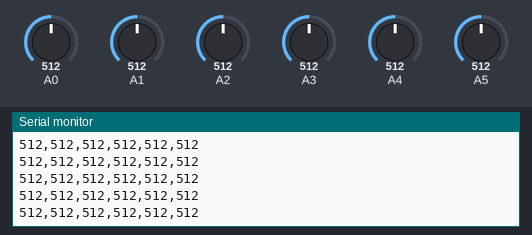
Simulated run of this sketch. Board: Arduino Uno, built with avr-gcc and run on an emulated ATmega328P. Shown: the last lines printed to the serial monitor. The inputs (shaded band) are chosen by the test bench; at power-on: A0 = 512, A1 = 512, A2 = 512, A3 = 512, A4 = 512, A5 = 512.

Above: at 7.2 s.
7.3 s: A0 set to 775
At 7.9 s:
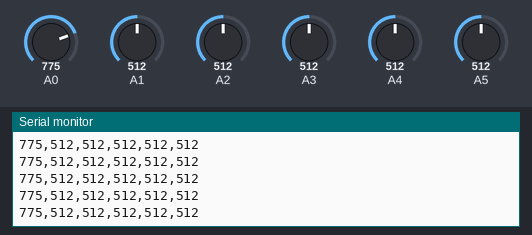
10.3 s: A0 set to 798
At 11.4 s:
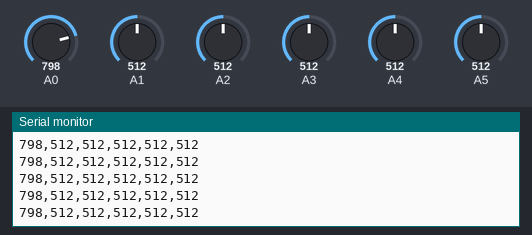
Timing chart, 0 to 12.8 s (numbered marks = the images above; inputs shaded):
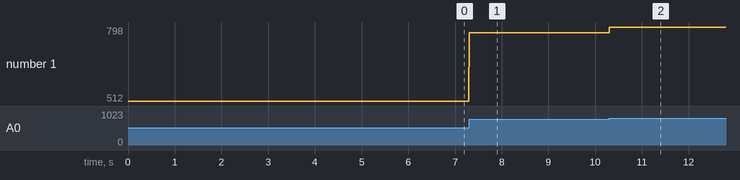

Measured:
- after the input at 7.3 s, the serial monitor: prints a new line at once (image 1)
- after the input at 10.3 s, the serial monitor: prints a new line at once (image 2)
- plotted number 1: 512 → 775 after the input at 7.3 s, 775 → 798 after the input at 10.3 s

The sketch:

glove_handgrip.ino
```cpp
void setup() {
  // put your setup code here, to run once:
  Serial.begin(2000000);
  //analogReference(EXTERNAL);
  pinMode(A0, INPUT);
  pinMode(A1, INPUT);
  pinMode(A2, INPUT);
  pinMode(A3, INPUT);
  pinMode(A4, INPUT);
  pinMode(A5, INPUT);
}

void loop() {
  // put your main code here, to run repeatedly:
  int glove1 = analogRead(A0);
  int glove2 = analogRead(A1);
  int glove3 = analogRead(A2);
  int glove4 = analogRead(A3);
  int glove5 = analogRead(A4);
  int grip = analogRead(A5);

  Serial.println((String) ""+ glove1+","+ glove2+","+ glove3+","+ glove4+","+ glove5+","+grip+"");
  delay(4);

}
```
